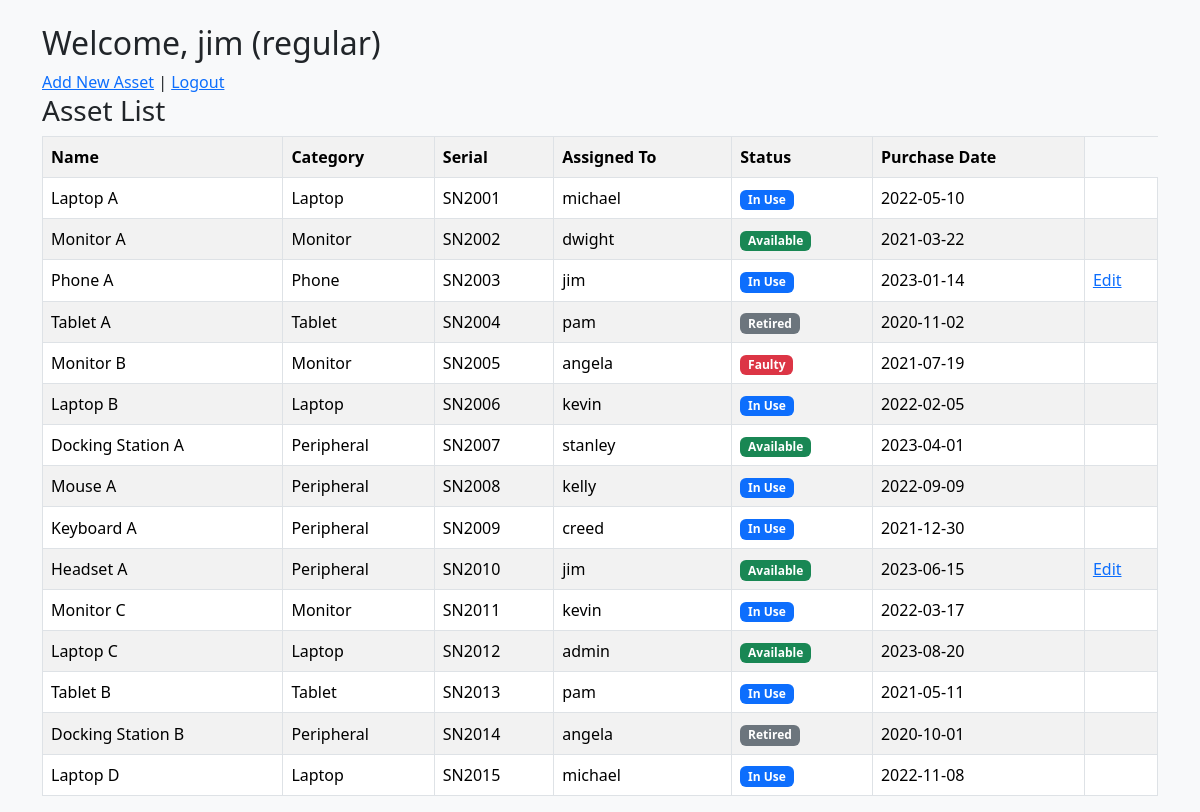
Page /dashboard (signed in) on the earlier database version.
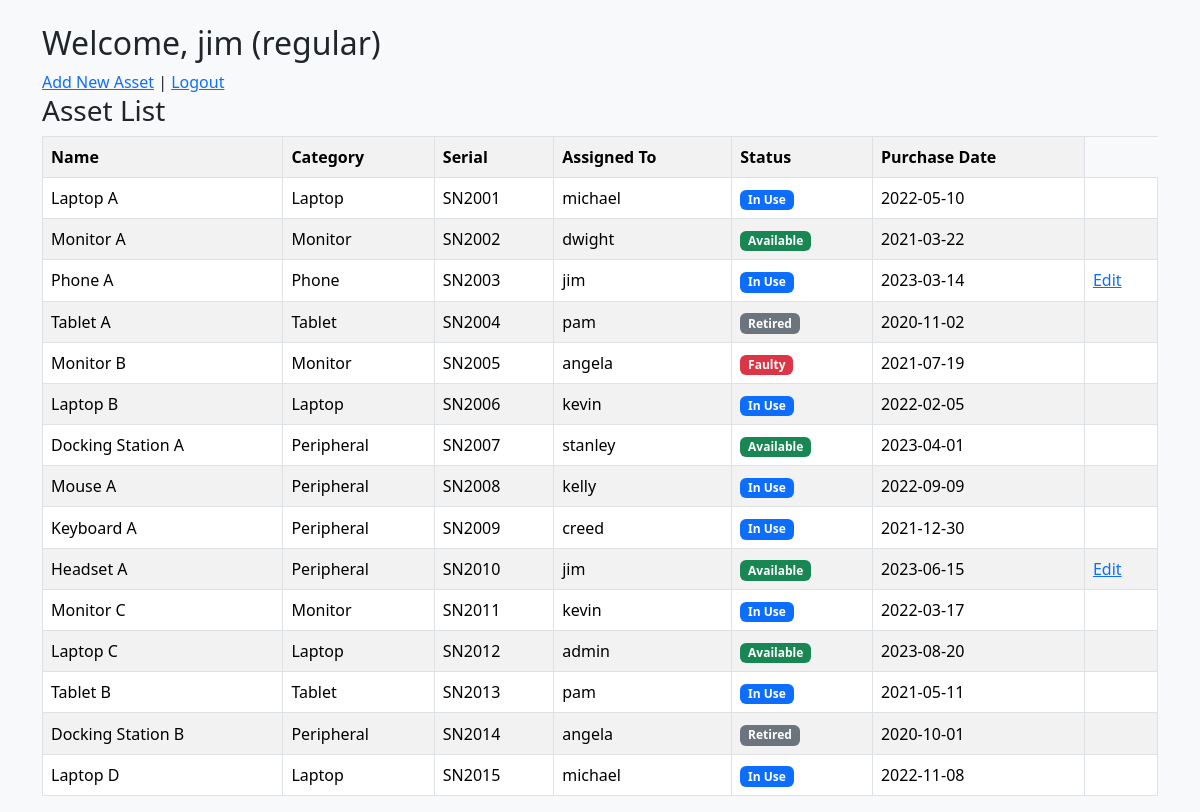
Same page on the later database version.
### models.py (models this page shows)
class User(db.Model):
    id = db.Column(db.Integer, primary_key=True)
    username = db.Column(db.String(100), unique=True, nullable=False)
    password = db.Column(db.String(200), nullable=False)
    role = db.Column(db.String(10), nullable=False)  # 'admin' or 'regular'

class Asset(db.Model):
    id = db.Column(db.Integer, primary_key=True)
    name = db.Column(db.String(100), nullable=False)
    category = db.Column(db.String(50), nullable=False)
    serial_number = db.Column(db.String(100), unique=True, nullable=False)
    assigned_to_id = db.Column(db.Integer, db.ForeignKey('user.id'))
    assigned_user = db.relationship('User', backref='assets')
    purchase_date = db.Column(db.Date)
    status = db.Column(db.String(50), default="Available")

### app.py (the view)
@app.route('/dashboard')
def dashboard():
    if 'username' not in session:
        return redirect(url_for('login'))
    assets = Asset.query.all()
    return render_template('dashboard.html', user=session['username'], role=session['role'], assets=assets)

### templates/dashboard.html (shortened to what this page needs)
{% extends "base.html" %}
{% block content %}
<h2>Welcome, {{ user }} ({{ role }})</h2>
<a href="{{ url_for('add_asset') }}">Add New Asset</a> |
<a href="{{ url_for('logout') }}">Logout</a>
<h3>Asset List</h3>
<table class="table table-striped table-bordered table-hover align-middle">
        <tr>
            <th>Name</th>
            <th>Category</th>
            <th>Serial</th>
            <th>Assigned To</th>
            <th>Status</th>
            <th>Purchase Date</th>
        </tr>
    {% for asset in assets %}
    <tr>
        <td>{{ asset.name }}</td>
        <td>{{ asset.category }}</td>
        <td>{{ asset.serial_number }}</td>
        <td>{{ asset.assigned_user.username if asset.assigned_user else '-' }}</td>
        <td>
        {% if asset.status == 'Available' %}
            <span class="badge bg-success">{{ asset.status }}</span>
        {% elif asset.status == 'In Use' %}
            <span class="badge bg-primary">{{ asset.status }}</span>
        {% elif asset.status == 'Retired' %}
            <span class="badge bg-secondary">{{ asset.status }}</span>
        {% elif asset.status == 'Faulty' %}
            <span class="badge bg-danger">{{ asset.status }}</span>
        {% else %}
            <span class="badge bg-dark">{{ asset.status }}</span>
        {% endif %}
        </td>
        <td>{{ asset.purchase_date.strftime('%Y-%m-%d') if asset.purchase_date else '-' }}</td>
        <td>
            {% if role == 'admin' or asset.assigned_user.username == user %}
                <a href="{{ url_for('edit_asset', asset_id=asset.id) }}">Edit</a>
            {% endif %}
        </td>
    </tr>
    {% endfor %}
</table>
{% endblock %}

### templates/base.html (shortened to what this page needs)
<!DOCTYPE html>
<html lang="en">
<head>
    <link href="https://cdn.jsdelivr.net/npm/bootstrap@5.3.3/dist/css/bootstrap.min.css" rel="stylesheet">
</head>
<body class="bg-light">
    <div class="container mt-4">
        {% block content %}{% endblock %}
    </div>
</body>
</html>

Differences in the rows shown:
changed Asset "Phone A": purchase_date "2023-01-14" → "2023-03-14"
